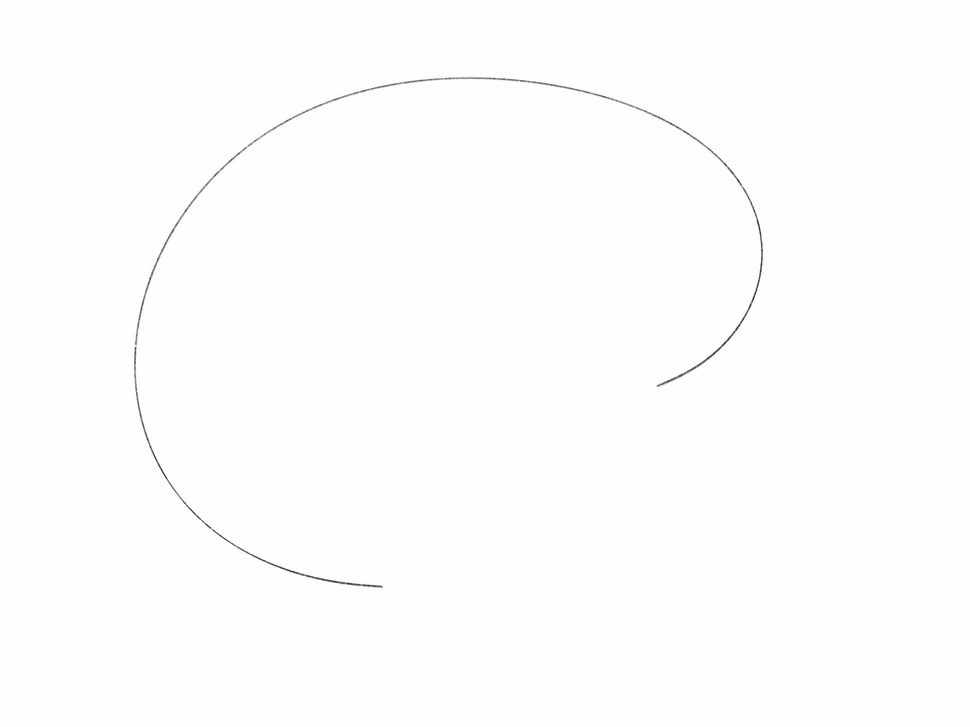
#> input picture Innovative_ThinkingPractice/创新思维与实践/images/line.jpg, 970 x 727 px, shrunk from 2732 x 2048 before the run
$ python lab1.py
#> lines starting #> are read from the running program, lines starting #| are printed output that depends on the picture; after the words box and inside, x2 and y2 are one past the last pixel; in counts of white or black regions, pixels touching at a corner belong together
import cv2
import numpy as np
import matplotlib.pyplot as plt
import os


# 读取图像

image_path = "../images/line.jpg"
dir_path = os.path.dirname(os.path.realpath(__file__))
image_path = os.path.join(dir_path, image_path)
img = cv2.imread(image_path, cv2.IMREAD_GRAYSCALE)
#> img is the input picture: shape (727, 970); min 33, max 255, mean 253.5

# 转换为二值图像
_, binary = cv2.threshold(img, 127, 255, cv2.THRESH_BINARY_INV)
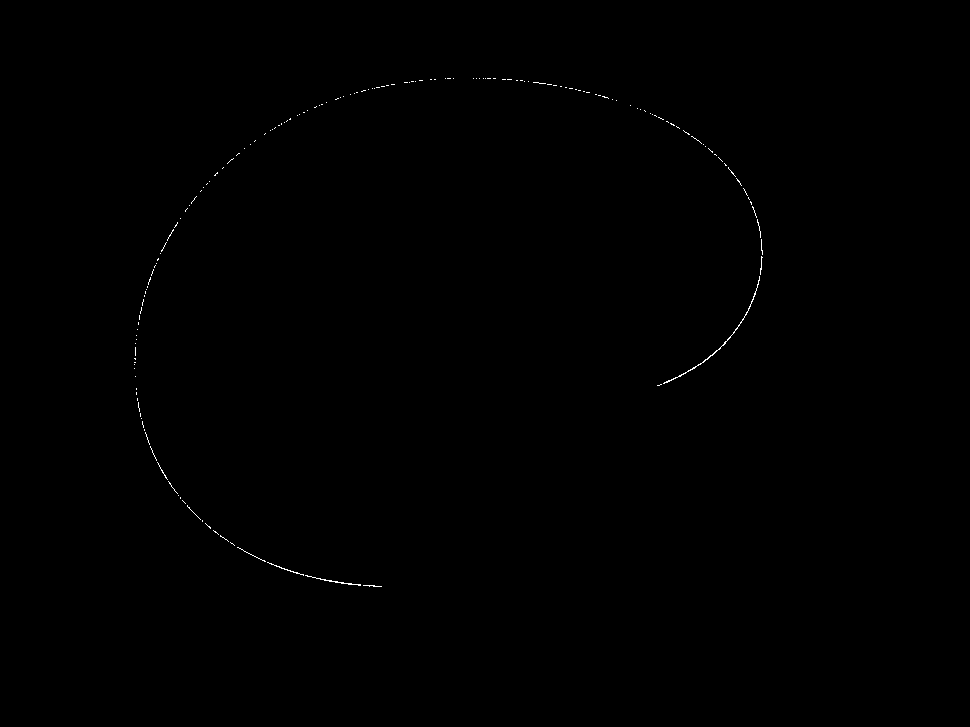
#> binary: shape (727, 970); 0.14% white in thin lines or dots, all inside (x1, y1, x2, y2) = (134, 78, 763, 587)

# 细化图像，找到骨架
skeleton = cv2.ximgproc.thinning(binary, thinningType=cv2.ximgproc.THINNING_ZHANGSUEN)

# 显示结果
plt.figure(figsize=(10, 5))
plt.subplot(1, 2, 1)
plt.title('Original Binary Image')
plt.imshow(binary, cmap='gray')

plt.subplot(1, 2, 2)
plt.title('Skeleton')
plt.imshow(skeleton, cmap='gray')
plt.show()
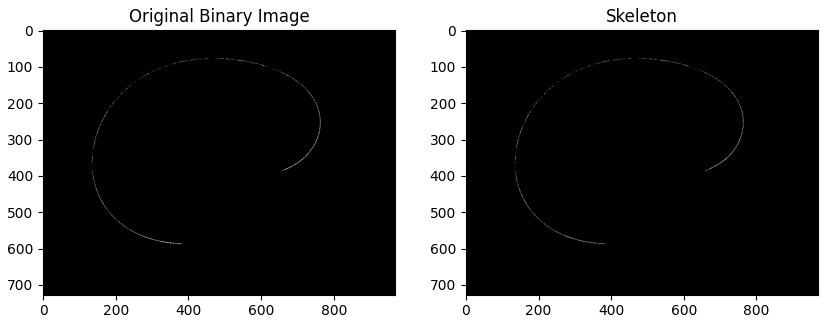
#> figure drawn by matplotlib, 2 panels
